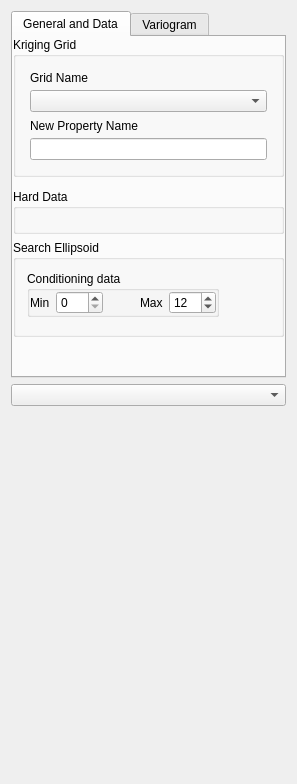
<?xml version="1.0" encoding="UTF-8"?>
<ui version="4.0">
 <class>Kriging_Parameters</class>
 <widget class="QWidget" name="Kriging_Parameters">
  <property name="geometry">
   <rect>
    <x>0</x>
    <y>0</y>
    <width>297</width>
    <height>784</height>
   </rect>
  </property>
  <property name="windowTitle">
   <string>Kriging Parameters</string>
  </property>
  <property name="AlgorithmCategory" stdset="0">
   <string>Estimation</string>
  </property>
  <property name="AlgorithmDescription" stdset="0">
   <string>SK, OK, KT and block kriging</string>
  </property>
  <layout class="QGridLayout" name="gridLayout_2">
   <item row="0" column="0">
    <widget class="QTabWidget" name="tabWidget3">
     <property name="currentIndex">
      <number>0</number>
     </property>
     <widget class="QWidget" name="tab">
      <attribute name="title">
       <string>General and Data</string>
      </attribute>
      <layout class="QGridLayout" name="gridLayout">
       <property name="margin">
        <number>0</number>
       </property>
       <item row="0" column="0">
        <widget class="QGroupBox" name="SimulationGrid">
         <property name="maximumSize">
          <size>
           <width>32767</width>
           <height>140</height>
          </size>
         </property>
         <property name="title">
          <string>Kriging Grid</string>
         </property>
         <layout class="QVBoxLayout">
          <property name="spacing">
           <number>5</number>
          </property>
          <property name="margin">
           <number>14</number>
          </property>
          <item>
           <widget class="QLabel" name="TextLabel1">
            <property name="text">
             <string>Grid Name</string>
            </property>
            <property name="wordWrap">
             <bool>false</bool>
            </property>
           </widget>
          </item>
          <item>
           <widget class="GridSelector" name="Grid_Name"/>
          </item>
          <item>
           <spacer>
            <property name="orientation">
             <enum>Qt::Vertical</enum>
            </property>
            <property name="sizeType">
             <enum>QSizePolicy::Expanding</enum>
            </property>
            <property name="sizeHint" stdset="0">
             <size>
              <width>20</width>
              <height>20</height>
             </size>
            </property>
           </spacer>
          </item>
          <item>
           <widget class="QLabel" name="TextLabel2">
            <property name="text">
             <string>New Property Name</string>
            </property>
            <property name="wordWrap">
             <bool>false</bool>
            </property>
           </widget>
          </item>
          <item>
           <widget class="QLineEdit" name="Property_Name"/>
          </item>
         </layout>
        </widget>
       </item>
       <item row="1" column="0">
        <widget class="KrigingTypeSelector" name="Kriging_Type"/>
       </item>
       <item row="2" column="0">
        <widget class="QGroupBox" name="GroupBox3">
         <property name="title">
          <string>Hard Data</string>
         </property>
         <layout class="QHBoxLayout">
          <property name="spacing">
           <number>6</number>
          </property>
          <property name="margin">
           <number>11</number>
          </property>
          <item>
           <widget class="PropertySelector" name="Hard_Data"/>
          </item>
         </layout>
        </widget>
       </item>
       <item row="3" column="0">
        <widget class="QGroupBox" name="GroupBox9">
         <property name="title">
          <string>Search Ellipsoid</string>
         </property>
         <layout class="QGridLayout">
          <property name="margin">
           <number>11</number>
          </property>
          <property name="spacing">
           <number>6</number>
          </property>
          <item row="1" column="0" colspan="2">
           <widget class="EllipsoidInput" name="Search_Ellipsoid">
            <property name="title" stdset="0">
             <string/>
            </property>
           </widget>
          </item>
          <item row="0" column="0">
           <widget class="QGroupBox" name="groupBox5">
            <property name="title">
             <string>Conditioning data</string>
            </property>
            <layout class="QGridLayout">
             <property name="margin">
              <number>0</number>
             </property>
             <item row="0" column="0">
              <layout class="QHBoxLayout">
               <property name="margin">
                <number>0</number>
               </property>
               <item>
                <widget class="QLabel" name="TextLabel2_2_2_2_3">
                 <property name="text">
                  <string>Min</string>
                 </property>
                 <property name="wordWrap">
                  <bool>false</bool>
                 </property>
                </widget>
               </item>
               <item>
                <widget class="QSpinBox" name="Min_Conditioning_Data">
                 <property name="minimum">
                  <number>0</number>
                 </property>
                 <property name="maximum">
                  <number>200</number>
                 </property>
                 <property name="value">
                  <number>0</number>
                 </property>
                </widget>
               </item>
               <item>
                <spacer>
                 <property name="orientation">
                  <enum>Qt::Vertical</enum>
                 </property>
                 <property name="sizeType">
                  <enum>QSizePolicy::Expanding</enum>
                 </property>
                 <property name="sizeHint" stdset="0">
                  <size>
                   <width>31</width>
                   <height>20</height>
                  </size>
                 </property>
                </spacer>
               </item>
               <item>
                <widget class="QLabel" name="TextLabel2_2_2_2_3_2">
                 <property name="text">
                  <string>Max</string>
                 </property>
                 <property name="wordWrap">
                  <bool>false</bool>
                 </property>
                </widget>
               </item>
               <item>
                <widget class="QSpinBox" name="Max_Conditioning_Data">
                 <property name="minimum">
                  <number>0</number>
                 </property>
                 <property name="maximum">
                  <number>200</number>
                 </property>
                 <property name="value">
                  <number>12</number>
                 </property>
                </widget>
               </item>
              </layout>
             </item>
            </layout>
           </widget>
          </item>
         </layout>
        </widget>
       </item>
       <item row="4" column="0">
        <spacer>
         <property name="orientation">
          <enum>Qt::Vertical</enum>
         </property>
         <property name="sizeType">
          <enum>QSizePolicy::Expanding</enum>
         </property>
         <property name="sizeHint" stdset="0">
          <size>
           <width>20</width>
           <height>31</height>
          </size>
         </property>
        </spacer>
       </item>
      </layout>
     </widget>
     <widget class="QWidget" name="tab">
      <attribute name="title">
       <string>Variogram</string>
      </attribute>
      <layout class="QVBoxLayout">
       <property name="margin">
        <number>0</number>
       </property>
       <item>
        <widget class="QGroupBox" name="GroupBox11">
         <property name="title">
          <string>Variogram</string>
         </property>
         <layout class="QVBoxLayout">
          <property name="spacing">
           <number>6</number>
          </property>
          <property name="margin">
           <number>11</number>
          </property>
          <item>
           <widget class="VariogramInput" name="Variogram"/>
          </item>
         </layout>
        </widget>
       </item>
       <item>
        <spacer>
         <property name="orientation">
          <enum>Qt::Vertical</enum>
         </property>
         <property name="sizeType">
          <enum>QSizePolicy::Expanding</enum>
         </property>
         <property name="sizeHint" stdset="0">
          <size>
           <width>20</width>
           <height>131</height>
          </size>
         </property>
        </spacer>
       </item>
      </layout>
     </widget>
    </widget>
   </item>
   <item row="1" column="0">
    <widget class="SingleRegionSelector" name="singleregionselector"/>
   </item>
   <item row="2" column="0">
    <spacer>
     <property name="orientation">
      <enum>Qt::Vertical</enum>
     </property>
     <property name="sizeType">
      <enum>QSizePolicy::Expanding</enum>
     </property>
     <property name="sizeHint" stdset="0">
      <size>
       <width>20</width>
       <height>16</height>
      </size>
     </property>
    </spacer>
   </item>
  </layout>
 </widget>
 <layoutdefault spacing="6" margin="11"/>
 <pixmapfunction>qPixmapFromMimeSource</pixmapfunction>
 <customwidgets>
  <customwidget>
   <class>GridSelector</class>
   <extends>QComboBox</extends>
   <header>GsTLAppli/extra/qtplugins/selectors.h</header>
  </customwidget>
  <customwidget>
   <class>PropertySelector</class>
   <extends>QWidget</extends>
   <header>GsTLAppli/extra/qtplugins/selectors.h</header>
  </customwidget>
  <customwidget>
   <class>VariogramInput</class>
   <extends>QWidget</extends>
   <header>GsTLAppli/extra/qtplugins/variogram_input.h</header>
  </customwidget>
  <customwidget>
   <class>KrigingTypeSelector</class>
   <extends>QWidget</extends>
   <header>GsTLAppli/extra/qtplugins/kriging_type_selector.h</header>
  </customwidget>
  <customwidget>
   <class>EllipsoidInput</class>
   <extends>QWidget</extends>
   <header>GsTLAppli/extra/qtplugins/ellipsoid_input.h</header>
  </customwidget>
  <customwidget>
   <class>SingleRegionSelector</class>
   <extends>QComboBox</extends>
   <header>GsTLAppli/extra/qtplugins/selectors.h</header>
  </customwidget>
 </customwidgets>
 <includes>
  <include location="local">gridselector.h</include>
  <include location="local">krigingtypeselector.h</include>
  <include location="local">propertyselector.h</include>
  <include location="local">ellipsoidinput.h</include>
  <include location="local">gstl_table.h</include>
  <include location="local">gstl_table.h</include>
  <include location="local">variograminput.h</include>
 </includes>
 <resources/>
 <connections>
  <connection>
   <sender>Grid_Name</sender>
   <signal>activated(QString)</signal>
   <receiver>singleregionselector</receiver>
   <slot>show_regions(QString)</slot>
   <hints>
    <hint type="sourcelabel">
     <x>147</x>
     <y>82</y>
    </hint>
    <hint type="destinationlabel">
     <x>145</x>
     <y>709</y>
    </hint>
   </hints>
  </connection>
 </connections>
</ui>
